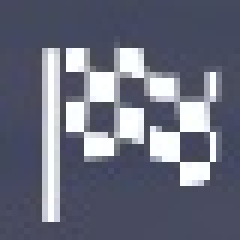
#> input picture wrcg/client/env_images/start_refer.jpg, 40 x 40 px (shown 6 times larger)
$ python -i utils.py   (imports and definitions only)   (older library calls are emulated)
#> lines starting #> are read from the running program, lines starting #| are printed output that depends on the picture; after the words box and inside, x2 and y2 are one past the last pixel; in counts of white or black regions, pixels touching at a corner belong together
#> further down, picture is the input picture: shape (40, 40, 3); mean B, G, R 124.2, 107.4, 104.2
import numpy as np
import cv2
import easyocr
# [1 line that did not run here, left out]
# [4 lines not run here, left out]


def get_distance_area(img, rect=[40, 130, 100, 160]):
    return img[rect[1]:rect[3], rect[0]:rect[2], :]


# [65 lines left out: functions signal_logic, single_number_logic, get_speed, get_binary, not called in this run]

def get_white_digit(img, thresh=230):
#> called with thresh = 230
    b, g, r = cv2.split(img)
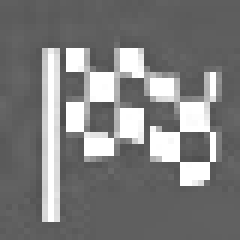
#> b: shape (40, 40) (shown 6 times larger); min 77, max 255, mean 124.2
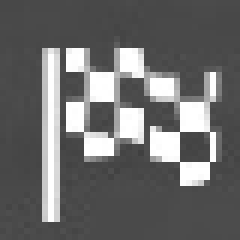
#> g: shape (40, 40) (shown 6 times larger); min 64, max 255, mean 107.4
    _, b = cv2.threshold(b, thresh, 255, cv2.THRESH_BINARY)
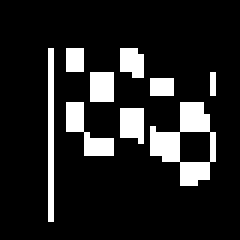
#> b: shape (40, 40) (shown 6 times larger); 13.5% white; 9 white regions (4 under 20 px), largest, box (x1, y1, x2, y2) and area: (25, 17, 36, 31) 70, (11, 17, 19, 26) 31, (8, 8, 9, 37) 29, (20, 18, 24, 24) 21, (15, 12, 19, 17) 20
    _, g = cv2.threshold(g, thresh, 255, cv2.THRESH_BINARY)
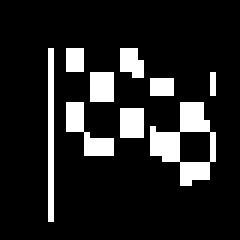
#> g: shape (40, 40) (shown 6 times larger); 13.2% white; 9 white regions (4 under 20 px), largest, box (x1, y1, x2, y2) and area: (25, 17, 36, 31) 68, (11, 17, 19, 26) 31, (8, 8, 9, 37) 29, (15, 12, 19, 17) 20, (20, 18, 24, 23) 20
    _, r = cv2.threshold(r, thresh, 255, cv2.THRESH_BINARY)
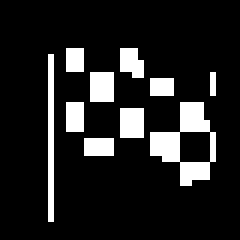
#> r: shape (40, 40) (shown 6 times larger); 13.1% white; 10 white regions (6 under 20 px), largest, box (x1, y1, x2, y2) and area: (25, 17, 36, 31) 67, (8, 9, 9, 37) 28, (15, 12, 19, 17) 20, (20, 18, 24, 23) 20
    mask = cv2.bitwise_and(cv2.bitwise_and(b, g), r)
    return mask

# [63 lines left out: functions get_sobel, get_dist, get_edge, get_restart_text, get_restart, get_start, not called in this run]

# [5 lines not run here, left out]
    # [5 lines of commented-out code are left out]

>>> import cv2
>>> picture = cv2.imread('env_images/start_refer.jpg')
>>> result = get_white_digit(picture)
